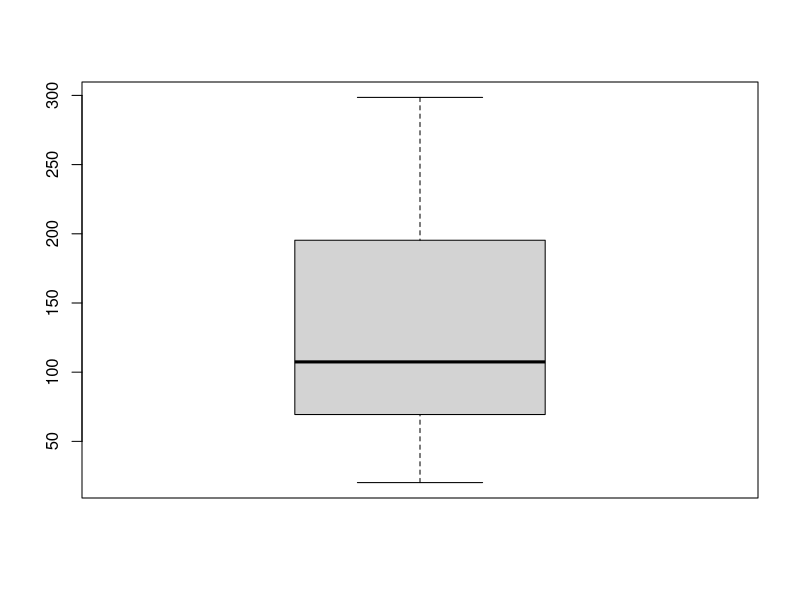
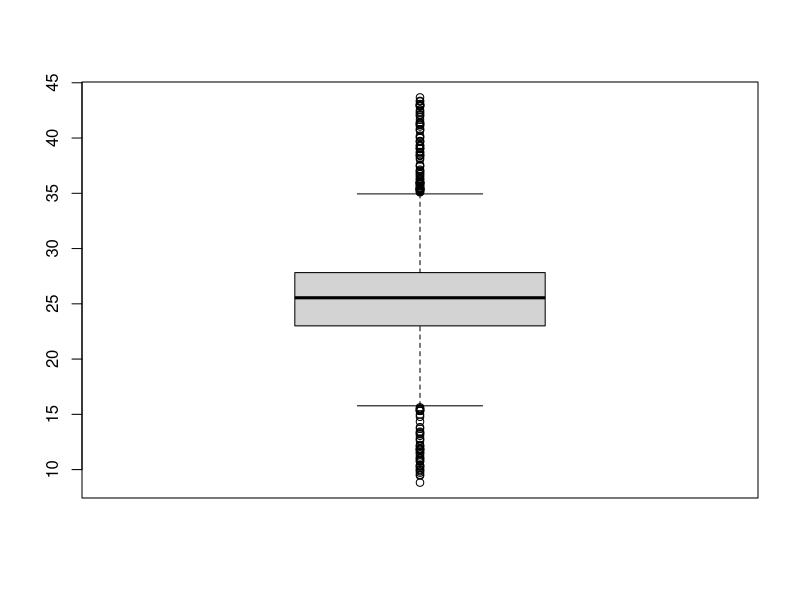
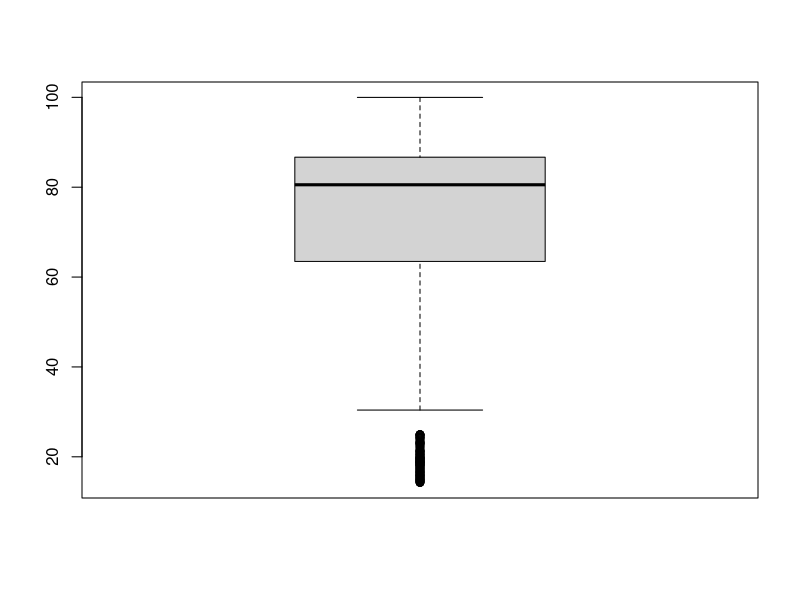
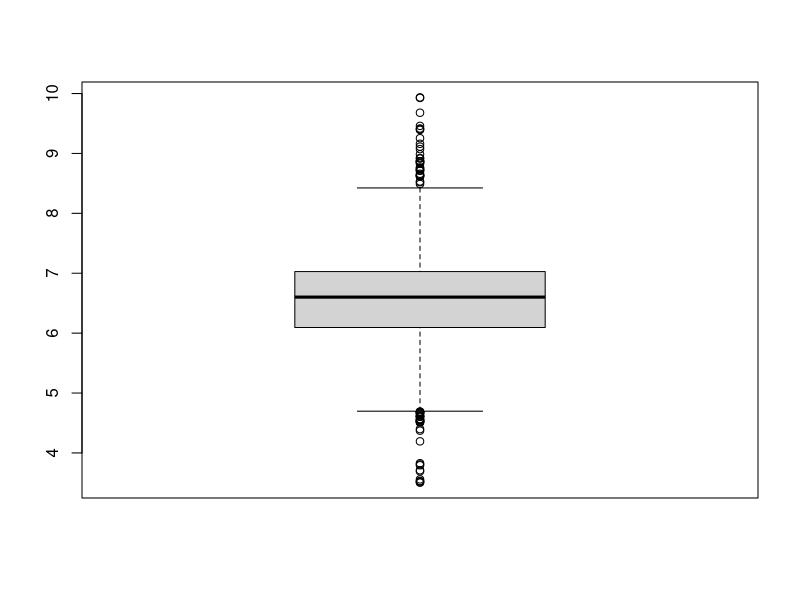

Here is the R script that generated these plots, in order:
rm(list = ls())

data <- read.csv("Crop_recommendation.csv")

head(data)
tail(data)

dim(data)
names(data)
str(data)

# Check missing values
colSums(is.na(data))

#duplicate values
sum(duplicated(data))

summary(data)

num_cols <- sapply(data, is.numeric)
numeric_data <- data[, num_cols]

stats <- data.frame(
  Mean = sapply(numeric_data, mean, na.rm = TRUE),
  SD = sapply(numeric_data, sd, na.rm = TRUE),
  Variance = sapply(numeric_data, var, na.rm = TRUE),
  Min = sapply(numeric_data, min, na.rm = TRUE),
  Max = sapply(numeric_data, max, na.rm = TRUE)
)

print(stats)


table(data$label)
prop.table(table(data$label))

# Boxplots
boxplot(data$rainfall)
boxplot(data$temperature)
boxplot(data$humidity)
boxplot(data$ph)

# Correlation matrix
cor_matrix <- cor(numeric_data, use = "complete.obs")
print(cor_matrix)


# Skewness
library(e1071)

sapply(numeric_data, skewness, na.rm = TRUE)

write.csv(stats, "summary_statistics.csv", row.names = TRUE)


